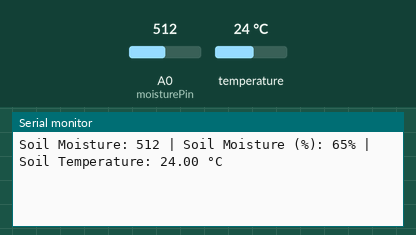
The sketch below on a simulated Arduino Uno, built with avr-gcc and run on an emulated ATmega328P. On the bench: the last lines printed to the serial monitor. Inputs (shaded band) come from the test bench; at power-on: temperature 24 °C, A0 (moisturePin) = 512.

Above: at 2.5 s.
2.6 s: temperature set to 12 °C
At 3.4 s:
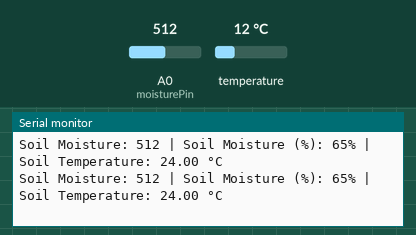
5.0 s: A0 (moisturePin) set to 716
At 6.7 s:
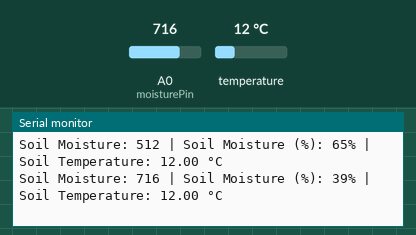
7.4 s: temperature set to 19 °C
At 8.3 s:
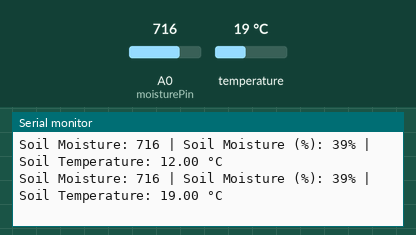
9.8 s: A0 (moisturePin) set to 900
At 9.8 s:
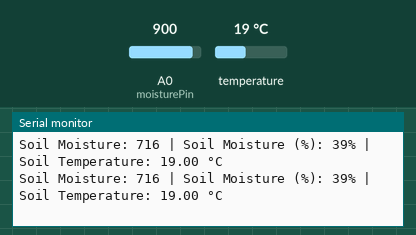
Timing chart, 0 to 12.8 s (numbered marks = the images above; inputs shaded):
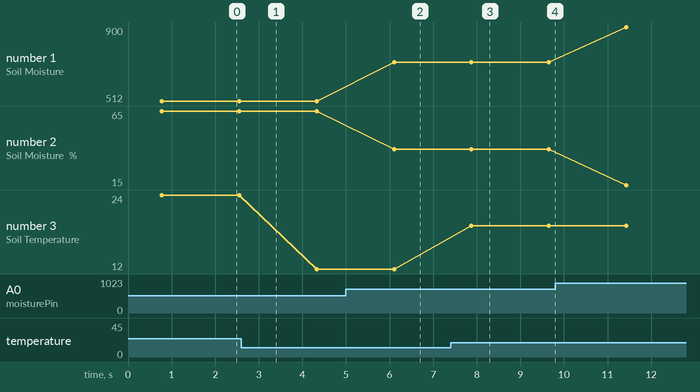

The sketch:

Moisture_Temperature_Combined.ino
```cpp
#include <OneWire.h>
#include <DallasTemperature.h>

// Soil moisture sensor pin
const int moisturePin = A0;

// DS18B20 data wire is connected to digital pin 2 on the Arduino
#define ONE_WIRE_BUS 13

// Setup a oneWire instance to communicate with any OneWire devices
OneWire oneWire(ONE_WIRE_BUS);

// Pass our oneWire reference to Dallas Temperature
DallasTemperature sensors(&oneWire);

// Calibration values for soil moisture sensor
int dryValue = 1023; // Adjust based on calibration (dry condition)
int wetValue = 242;    // Adjust based on calibration (wet condition)

void setup() {
  // Start serial communication
  Serial.begin(9600);

  // Start the DS18B20 sensor
  sensors.begin();
}

void loop() {
  // Read the soil moisture value
  int moistureValue = analogRead(moisturePin);

  // Map the soil moisture value to a percentage
  int moisturePercent = map(moistureValue, dryValue, wetValue, 0, 100);
  moisturePercent = constrain(moisturePercent, 0, 100);

  // Request temperature from the DS18B20 sensor
  sensors.requestTemperatures();
  float temperatureC = sensors.getTempCByIndex(0);

  // Print the results to the Serial Monitor
  Serial.print("Soil Moisture: ");
  Serial.print(moistureValue);
  Serial.print(" | Soil Moisture (%): ");
  Serial.print(moisturePercent);
  Serial.print("% | Soil Temperature: ");
  Serial.print(temperatureC);
  Serial.println(" °C");

  // Wait 1 second before the next reading
  delay(1000);
}
```

Measured:
- after the input at 5.0 s, the serial monitor: prints a new line after 1.1 s (image 2)
- after the input at 7.4 s, the serial monitor: prints a new line after 0.48 s (image 3)
- plotted number 1: 512 → 716 after the input at 5.0 s, 716 → 900 after the input at 9.8 s
- plotted number 2: 65 → 39 after the input at 5.0 s, 39 → 15 after the input at 9.8 s
- plotted number 3: 24 → 12 after the input at 2.6 s, 12 → 19 after the input at 7.4 s
